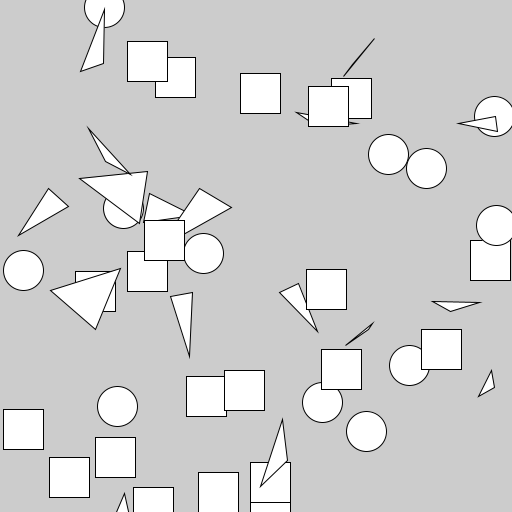
Frame 1 (no input)
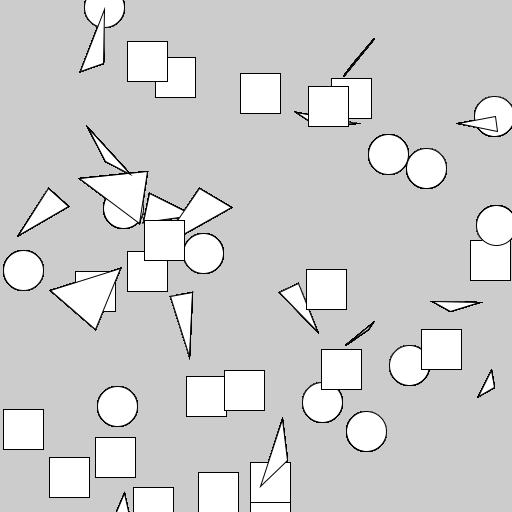
Frame 60 (the mouse pressed at the canvas centre just before this capture)
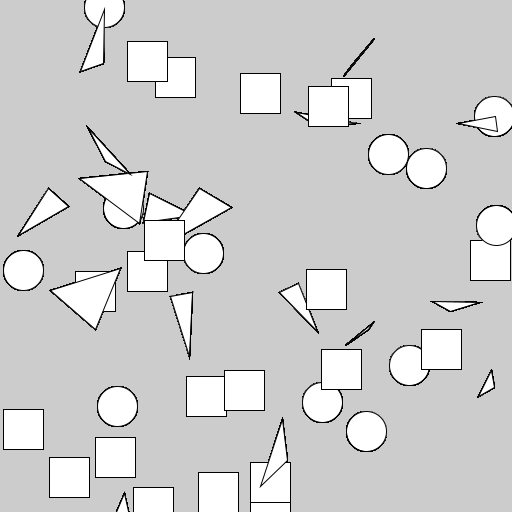
Frame 120 (the mouse held since frame 60 and released just before this capture)

The Processing sketch that drew these frames (run headless with seeded random() and noise(); from frame 60 on, the mouse is pressed at the canvas centre):

// Processing sketch: ejercicio_en_clase
// ── ejercicio_en_clase.pde
FiguraAleatoria [] figuras;
void setup()
{
  size(512, 512);
  figuras = new FiguraAleatoria[50];
  for(int k = 0; k< 50; k++) 
  {
    figuras[k] = new FiguraAleatoria();
  }
}

void draw() 
{
  for(FiguraAleatoria figura: figuras) 
  {
    figura.Dibujar();
  }
}

// ── FiguraAleatoria.pde
class FiguraAleatoria
{
  int opcion;
  float x;
  float y;
  float x1, y1, x2, y2, x3, y3;
  FiguraAleatoria()
  {
    opcion = floor(random(0, 3));
    x = random(0, width);
    y = random(0, height);
    float largo = 40;
    x1 = x + random(-largo, largo);
    y1 = y + random(-largo, largo);
    
    x2 = x + random(-largo, largo);
    y2 = y + random(-largo, largo);
    
    x3 = x + random(-largo, largo);
    y3 = y + random(-largo, largo);
  }
  
  void Dibujar()
  {
    switch(opcion) {
      case 0: Circulo(); break;
      case 1: Cuadrado(); break;
      case 2: Triangulo(); break;
      default: println("Algo salió mal"); break;
    }
  
  }

  void Circulo()
  {
     circle(x, y, 40); 
  }
  
  void Cuadrado()
  {
    square(x, y, 40);
  }
  
  void Triangulo()
  {
    /*
    triangle(x - 20, y,
             x     , y + 40,
             x + 20, y);
    */    
    triangle(x1, y1, x2, y2, x3, y3);
  }
  
}
